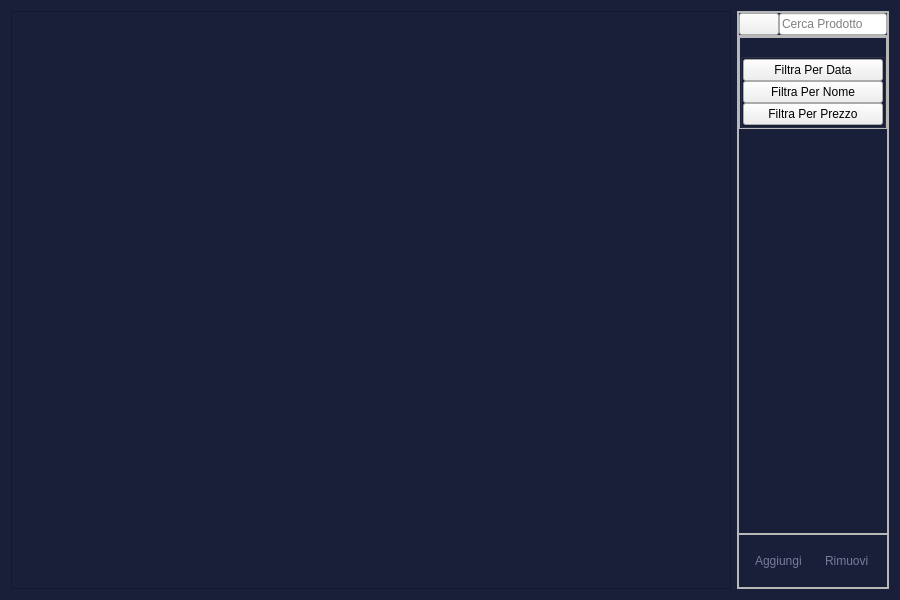
<?xml version="1.0" encoding="UTF-8"?>
<ui version="4.0">
 <class>Prodotti</class>
 <widget class="QWidget" name="Prodotti">
  <property name="geometry">
   <rect>
    <x>0</x>
    <y>0</y>
    <width>900</width>
    <height>600</height>
   </rect>
  </property>
  <property name="windowTitle">
   <string>Form</string>
  </property>
  <property name="styleSheet">
   <string notr="true">#Prodotti{
	background-color:#1a1f39;
}</string>
  </property>
  <layout class="QHBoxLayout" name="horizontalLayout">
   <item>
    <widget class="QTableWidget" name="tab">
     <property name="styleSheet">
      <string notr="true">#tab{
	background-color:#1a1f39;
}</string>
     </property>
    </widget>
   </item>
   <item>
    <widget class="QFrame" name="frame">
     <property name="sizePolicy">
      <sizepolicy hsizetype="Preferred" vsizetype="Preferred">
       <horstretch>0</horstretch>
       <verstretch>0</verstretch>
      </sizepolicy>
     </property>
     <property name="minimumSize">
      <size>
       <width>100</width>
       <height>0</height>
      </size>
     </property>
     <property name="frameShape">
      <enum>QFrame::StyledPanel</enum>
     </property>
     <property name="frameShadow">
      <enum>QFrame::Raised</enum>
     </property>
     <layout class="QVBoxLayout" name="verticalLayout_9">
      <property name="spacing">
       <number>0</number>
      </property>
      <property name="leftMargin">
       <number>0</number>
      </property>
      <property name="topMargin">
       <number>0</number>
      </property>
      <property name="rightMargin">
       <number>0</number>
      </property>
      <property name="bottomMargin">
       <number>0</number>
      </property>
      <item alignment="Qt::AlignHCenter">
       <widget class="QFrame" name="searchFrame">
        <property name="maximumSize">
         <size>
          <width>200</width>
          <height>16777215</height>
         </size>
        </property>
        <property name="font">
         <font>
          <stylestrategy>PreferDefault</stylestrategy>
         </font>
        </property>
        <property name="cursor">
         <cursorShape>IBeamCursor</cursorShape>
        </property>
        <property name="focusPolicy">
         <enum>Qt::NoFocus</enum>
        </property>
        <property name="contextMenuPolicy">
         <enum>Qt::CustomContextMenu</enum>
        </property>
        <property name="toolTip">
         <string/>
        </property>
        <property name="whatsThis">
         <string/>
        </property>
        <property name="accessibleName">
         <string/>
        </property>
        <property name="accessibleDescription">
         <string/>
        </property>
        <property name="frameShape">
         <enum>QFrame::StyledPanel</enum>
        </property>
        <property name="frameShadow">
         <enum>QFrame::Raised</enum>
        </property>
        <layout class="QHBoxLayout" name="horizontalLayout_8">
         <property name="spacing">
          <number>0</number>
         </property>
         <property name="leftMargin">
          <number>0</number>
         </property>
         <property name="topMargin">
          <number>0</number>
         </property>
         <property name="rightMargin">
          <number>0</number>
         </property>
         <property name="bottomMargin">
          <number>0</number>
         </property>
         <item>
          <widget class="QPushButton" name="pushButton_6">
           <property name="text">
            <string/>
           </property>
           <property name="icon">
            <iconset resource="../resources.qrc">
             <normaloff>:/purpleIcons/assets/#78799c(purple) icons/search.svg</normaloff>:/purpleIcons/assets/#78799c(purple) icons/search.svg</iconset>
           </property>
          </widget>
         </item>
         <item>
          <widget class="QLineEdit" name="search_le">
           <property name="inputMask">
            <string/>
           </property>
           <property name="text">
            <string/>
           </property>
           <property name="placeholderText">
            <string>Cerca Prodotto</string>
           </property>
          </widget>
         </item>
        </layout>
       </widget>
      </item>
      <item>
       <widget class="QFrame" name="frame_4">
        <property name="sizePolicy">
         <sizepolicy hsizetype="Preferred" vsizetype="Expanding">
          <horstretch>0</horstretch>
          <verstretch>0</verstretch>
         </sizepolicy>
        </property>
        <property name="frameShape">
         <enum>QFrame::StyledPanel</enum>
        </property>
        <property name="frameShadow">
         <enum>QFrame::Raised</enum>
        </property>
        <layout class="QVBoxLayout" name="verticalLayout_10">
         <property name="spacing">
          <number>0</number>
         </property>
         <property name="leftMargin">
          <number>0</number>
         </property>
         <property name="topMargin">
          <number>0</number>
         </property>
         <property name="rightMargin">
          <number>0</number>
         </property>
         <property name="bottomMargin">
          <number>0</number>
         </property>
         <item alignment="Qt::AlignTop">
          <widget class="QFrame" name="frame_7">
           <property name="frameShape">
            <enum>QFrame::StyledPanel</enum>
           </property>
           <property name="frameShadow">
            <enum>QFrame::Raised</enum>
           </property>
           <layout class="QHBoxLayout" name="horizontalLayout_10">
            <property name="spacing">
             <number>0</number>
            </property>
            <property name="leftMargin">
             <number>0</number>
            </property>
            <property name="topMargin">
             <number>15</number>
            </property>
            <property name="rightMargin">
             <number>0</number>
            </property>
            <property name="bottomMargin">
             <number>0</number>
            </property>
            <item alignment="Qt::AlignTop">
             <widget class="QGroupBox" name="groupBox">
              <property name="title">
               <string/>
              </property>
              <layout class="QVBoxLayout">
               <property name="spacing">
                <number>0</number>
               </property>
               <property name="leftMargin">
                <number>0</number>
               </property>
               <property name="topMargin">
                <number>0</number>
               </property>
               <property name="rightMargin">
                <number>0</number>
               </property>
               <property name="bottomMargin">
                <number>0</number>
               </property>
               <item>
                <widget class="QPushButton" name="pushButton_4">
                 <property name="cursor">
                  <cursorShape>PointingHandCursor</cursorShape>
                 </property>
                 <property name="text">
                  <string>Filtra Per Data</string>
                 </property>
                 <property name="icon">
                  <iconset resource="../resources.qrc">
                   <normaloff>:/purpleIcons/assets/#78799c(purple) icons/filter.svg</normaloff>:/purpleIcons/assets/#78799c(purple) icons/filter.svg</iconset>
                 </property>
                </widget>
               </item>
               <item>
                <widget class="QPushButton" name="pushButton_5">
                 <property name="cursor">
                  <cursorShape>PointingHandCursor</cursorShape>
                 </property>
                 <property name="text">
                  <string>Filtra Per Nome</string>
                 </property>
                 <property name="icon">
                  <iconset resource="../resources.qrc">
                   <normaloff>:/purpleIcons/assets/#78799c(purple) icons/filter.svg</normaloff>:/purpleIcons/assets/#78799c(purple) icons/filter.svg</iconset>
                 </property>
                </widget>
               </item>
               <item alignment="Qt::AlignTop">
                <widget class="QPushButton" name="pushButton_2">
                 <property name="cursor">
                  <cursorShape>PointingHandCursor</cursorShape>
                 </property>
                 <property name="text">
                  <string>Filtra Per Prezzo</string>
                 </property>
                 <property name="icon">
                  <iconset resource="../resources.qrc">
                   <normaloff>:/purpleIcons/assets/#78799c(purple) icons/filter.svg</normaloff>:/purpleIcons/assets/#78799c(purple) icons/filter.svg</iconset>
                 </property>
                </widget>
               </item>
              </layout>
             </widget>
            </item>
           </layout>
          </widget>
         </item>
        </layout>
       </widget>
      </item>
      <item alignment="Qt::AlignTop">
       <widget class="QFrame" name="frame_salva_rimuovi">
        <property name="sizePolicy">
         <sizepolicy hsizetype="Preferred" vsizetype="Expanding">
          <horstretch>0</horstretch>
          <verstretch>0</verstretch>
         </sizepolicy>
        </property>
        <property name="minimumSize">
         <size>
          <width>0</width>
          <height>30</height>
         </size>
        </property>
        <property name="styleSheet">
         <string notr="true">QPushButton{
	color:#78799c;
	background-color:#1a1f39;
	border-radius: 15px;
	padding : 10px 5px;
	text-align:left;
	padding : 10px 5px;
	text-align:left;
	color:#78799c;
	font: 10pt &quot;Leelawadee UI&quot;;
}
</string>
        </property>
        <property name="frameShape">
         <enum>QFrame::StyledPanel</enum>
        </property>
        <property name="frameShadow">
         <enum>QFrame::Raised</enum>
        </property>
        <layout class="QHBoxLayout" name="horizontalLayout_5">
         <item alignment="Qt::AlignHCenter">
          <widget class="QPushButton" name="aggiungiBtn">
           <property name="cursor">
            <cursorShape>PointingHandCursor</cursorShape>
           </property>
           <property name="text">
            <string>Aggiungi</string>
           </property>
           <property name="icon">
            <iconset resource="../resources.qrc">
             <normaloff>:/purpleIcons/assets/#78799c(purple) icons/plus.svg</normaloff>:/purpleIcons/assets/#78799c(purple) icons/plus.svg</iconset>
           </property>
          </widget>
         </item>
         <item alignment="Qt::AlignHCenter">
          <widget class="QPushButton" name="rimuoviBtn">
           <property name="cursor">
            <cursorShape>PointingHandCursor</cursorShape>
           </property>
           <property name="text">
            <string>Rimuovi</string>
           </property>
           <property name="icon">
            <iconset resource="../resources.qrc">
             <normaloff>:/purpleIcons/assets/#78799c(purple) icons/minus.svg</normaloff>:/purpleIcons/assets/#78799c(purple) icons/minus.svg</iconset>
           </property>
          </widget>
         </item>
        </layout>
       </widget>
      </item>
     </layout>
    </widget>
   </item>
  </layout>
 </widget>
 <resources>
  <include location="../resources.qrc"/>
 </resources>
 <connections/>
</ui>
